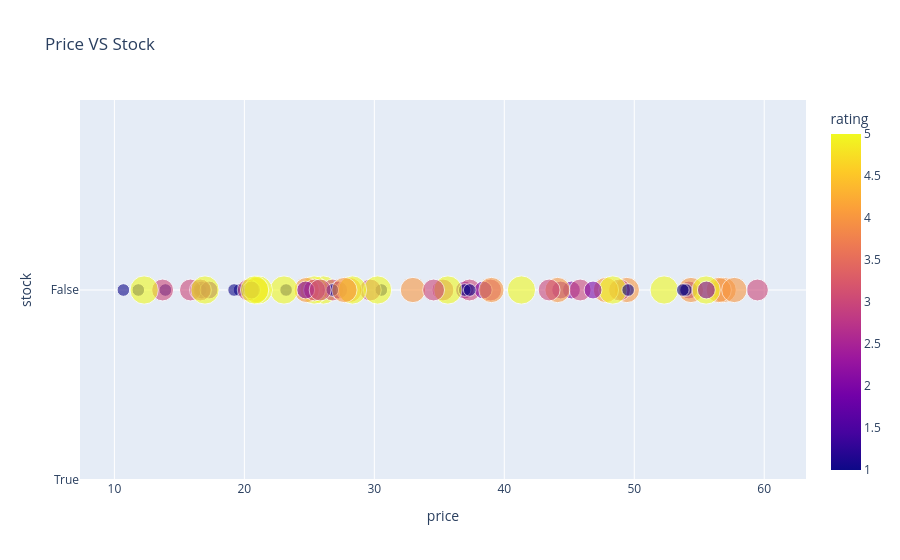

Notebook cell for this chart:
### Code cell
#print(df)

fig = px.scatter(
    df,
    x="price",
    y="stock",
    color = "rating",
    size = "rating",
    opacity=0.6,

    title="Price VS Stock"
    
)

fig.update_yaxes(
    tickmode= "array", 
    tickvals=[0,1],
    ticktext=["True","False"]
)
fig.show()

### Figure 1 — Plotly figure (JSON) as saved in the notebook; plotly's stock layout.template omitted (floating-point values rounded to 4 significant figures)
{"data": [{"hovertemplate": "price=%{x}<br>stock=%{y}<br>rating=%{marker.color}<extra></extra>", "legendgroup": "", "marker": {"color": [2, 4, 3, 2, 3, 2, 1, 4, 1, 3, 5, 4, 1, 4, 1, 4, 2, 1, 1, 5, 2, 3, 4, 3, 1, 3, 2, 3, 5, 5, 4, 4, 2, 5, 3, 1, 3, 2, 4, 5, 3, 3, 1, 1, 3, 5, 1, 5, 4, 3, 2, 4, 2, 3, 1, 4, 5, 1, 5, 5, 2, 1, 2, 5, 5, 3, 3, 4, 5], "coloraxis": "coloraxis", "opacity": 0.6, "size": [2, 4, 3, 2, 3, 2, 1, 4, 1, 3, 5, 4, 1, 4, 1, 4, 2, 1, 1, 5, 2, 3, 4, 3, 1, 3, 2, 3, 5, 5, 4, 4, 2, 5, 3, 1, 3, 2, 4, 5, 3, 3, 1, 1, 3, 5, 1, 5, 4, 3, 2, 4, 2, 3, 1, 4, 5, 1, 5, 5, 2, 1, 2, 5, 5, 3, 3, 4, 5], "sizemode": "area", "sizeref": 0.0125, "symbol": "circle"}, "mode": "markers", "name": "", "orientation": "v", "showlegend": false, "type": "scatter", "x": [45.17, 49.43, 48.87, 36.94, 37.33, 44.34, 30.54, 56.88, 23.21, 38.95, 26.08, 47.82, 19.63, 56.5, 16.64, 44.1, 54.21, 13.92, 10.69, 48.35, 16.73, 26.8, 54.36, 35.28, 11.84, 59.48, 27.26, 13.71, 25.37, 52.3, 20.89, 24.8, 38.38, 23.05, 43.45, 19.21, 25.4, 24.72, 57.7, 12.29, 15.85, 20.3, 53.98, 53.74, 29.69, 55.53, 36.95, 30.25, 28.08, 45.84, 20.55, 39.01, 17.28, 16.62, 37.34, 32.97, 28.32, 26.77, 21.07, 35.66, 55.55, 49.53, 46.83, 20.79, 41.32, 34.56, 25.83, 27.7, 16.97], "xaxis": "x", "y": [1, 1, 1, 1, 1, 1, 1, 1, 1, 1, 1, 1, 1, 1, 1, 1, 1, 1, 1, 1, 1, 1, 1, 1, 1, 1, 1, 1, 1, 1, 1, 1, 1, 1, 1, 1, 1, 1, 1, 1, 1, 1, 1, 1, 1, 1, 1, 1, 1, 1, 1, 1, 1, 1, 1, 1, 1, 1, 1, 1, 1, 1, 1, 1, 1, 1, 1, 1, 1], "yaxis": "y"}], "layout": {"coloraxis": {"colorbar": {"title": {"text": "rating"}}, "colorscale": [[0, "#0d0887"], [0.1111, "#46039f"], [0.2222, "#7201a8"], [0.3333, "#9c179e"], [0.4444, "#bd3786"], [0.5556, "#d8576b"], [0.6667, "#ed7953"], [0.7778, "#fb9f3a"], [0.8889, "#fdca26"], [1, "#f0f921"]]}, "legend": {"itemsizing": "constant", "tracegroupgap": 0}, "title": {"text": "Price VS Stock"}, "xaxis": {"anchor": "y", "domain": [0, 1], "title": {"text": "price"}}, "yaxis": {"anchor": "x", "domain": [0, 1], "tickmode": "array", "ticktext": ["True", "False"], "tickvals": [0, 1], "title": {"text": "stock"}}}}
